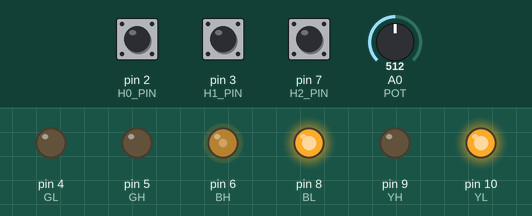
Simulated run of this sketch. Board: SparkFun Pro Micro, built with avr-gcc and run on an emulated ATmega32U4. Shown: output pins drawn as LEDs (lit = HIGH). Dashed ring = blinking. Inputs (shaded band) come from the test bench; at power-on: A0 (POT) = 512, pin 2 (H0_PIN) HIGH, pin 3 (H1_PIN) HIGH, pin 7 (H2_PIN) HIGH.

Above: at 1.2 s.
1.3 s: A0 (POT) set to 716
At 1.9 s:
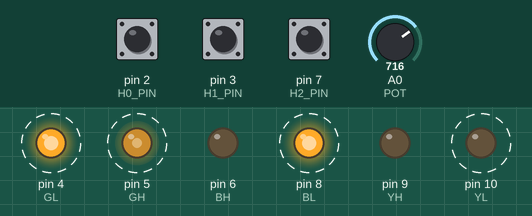
4.3 s: A0 (POT) set to 1023
At 5.1 s:
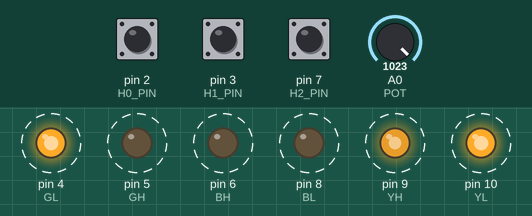
7.3 s: A0 (POT) set to 306
At 8.1 s:
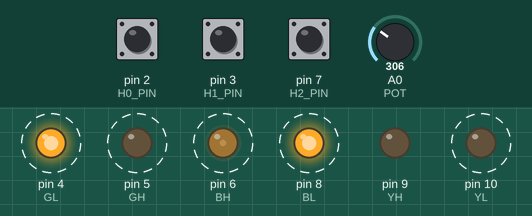
10.3 s: pin 2 (H0_PIN) pulled LOW for 0.15 s
At 11.34 s:
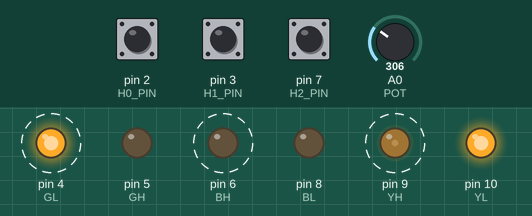
13.3 s: pin 3 (H1_PIN) pulled LOW for 0.15 s
16.3 s: pin 7 (H2_PIN) pulled LOW for 0.15 s
Timing chart, 0 to 20.3 s (numbered marks = the images above; inputs shaded):
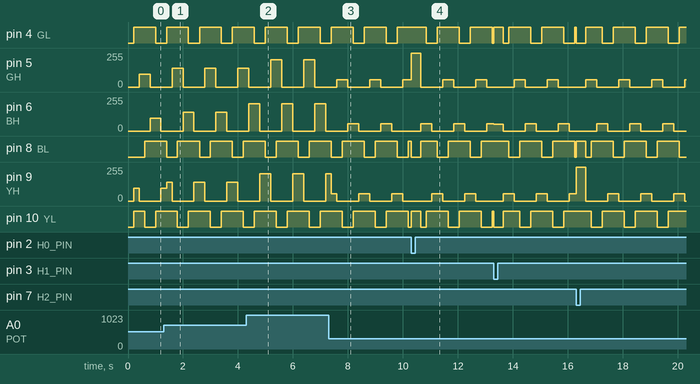

The sketch:

ArranqueSuaveInverso.ino
```cpp
// ESTE CÓDIGO HA SIDO PROBADO Y COMPROBADO QUE FUNCIONA EN LABORATORIO

// Control BLDC con Arduino Pro Micro
// Giro en sentido inverso

// Pines de los transistores
const int GH = 5;  // GREEN alto  (PWM)  -> MOSFET alto fase verde
const int GL = 4;  // GREEN bajo  (DIG)  -> MOSFET bajo fase verde

const int BH = 6;  // BLUE  alto  (PWM)  -> MOSFET alto fase azul
const int BL = 8;  // BLUE  bajo  (DIG)  -> MOSFET bajo fase azul

const int YH = 9;   // YELLOW alto (PWM)  -> MOSFET alto fase amarilla
const int YL = 10;  // YELLOW bajo (DIG)  -> MOSFET bajo fase amarilla


// Potenciómetro --> acelerador
const int POT = A0;

// Pines de los sensores Hall con interrupciones
const int H0_PIN = 2;  // Hall 0
const int H1_PIN = 3;  // Hall 1
const int H2_PIN = 7;  // Hall 2

// Variables globales
int PWM;                            // Para controlar el PWM del motor
//int lastHallState = -1;             // Para guardar el último estado de los Hall
unsigned long lastChangeTime = 0;   // Para verificar cuánto tiempo ha pasado
const unsigned long timeout = 200;  // Tiempo que esperamos antes de forzar el siguiente paso (200 ms)

// Secuencia de conmutación
int secuencia[6] = { 0b010, 0b011, 0b001, 0b101, 0b100, 0b110 }; // Secuencia obtenida al girar el motor en sentido directo
int indiceSecuencia = 0; //Inidce que nos permitirá recorrer la secuencia en orden en el loop

//------------------------------------------------------------------------------
// DECLARAMOS LOS PINES QUE VAMOS A USAR PARA CADA TAREA

void setup() {

  // Sensores Hall como entrada con pullup interno
  pinMode(H0_PIN, INPUT_PULLUP);
  pinMode(H1_PIN, INPUT_PULLUP);
  pinMode(H2_PIN, INPUT_PULLUP);

  // Salidas de potencia para el control del motor
  pinMode(GH, OUTPUT);
  pinMode(GL, OUTPUT);
  pinMode(BH, OUTPUT);
  pinMode(BL, OUTPUT);
  pinMode(YH, OUTPUT);
  pinMode(YL, OUTPUT);


  // Declaración de las interrupciones (cada vez que cambie cualquier hall)
  attachInterrupt(digitalPinToInterrupt(H0_PIN), ISR_Halls, CHANGE);
  attachInterrupt(digitalPinToInterrupt(H1_PIN), ISR_Halls, CHANGE);
  attachInterrupt(digitalPinToInterrupt(H2_PIN), ISR_Halls, CHANGE);


  // Ajuste de frecuencia PWM alta (~31 kHz aprox)
  TCCR1B = TCCR1B & 0b11111000 | 0x01;  // Timer1 -> pin 9,10
  TCCR3B = TCCR3B & 0b11111000 | 0x01;  // Timer3 -> pin 5
  TCCR4B = TCCR4B & 0b11111000 | 0x01;  // Timer4 -> pin 6,13
}

//------------------------------------------------------------------
// "OBLIGAMOS" A REALIZAR LA SECUENCIA AL MOTOR
void loop() {

  // leo el potenciómetro
  PWM = analogRead(POT);

  // Limitamos la zona de funcionamiento del motor en función de lo que reciba en el potenciómetro.
  // Marcamos el máximo al 80% y la zona muerta si el resultado del potenciometro es menor que 5%
  if (PWM < 51) {
    PWM = 0;
  } else {
    PWM = map(PWM, 51, 1023, 0, 204);
  }


  // Tratamos de arrancar el motor forzando la secuencia de arranque para coseguir el movimiento y
  // lograr que las interrupciones tomen el control.
  // Para lograr esto hemos declarado una variable que se encarga de guardar el tiempo en el que los sensores
  // cambiaron de valor por última vez.

 unsigned long ahora = millis();  // Leo el tiempo actual

  if (PWM > 0) {  // Siempre que el acelerador este activo
    if (ahora - lastChangeTime >= timeout) {  // resto este instante con la última vez que se activaron los sensores y si lleva
    // más de 200 ms parados entonces inicio mi secuencia para tratar de arrancarlo
      // Forzamos el siguiente paso de la secuencia
      int hallForzado = secuencia[indiceSecuencia];
      giroSentidoInverso(hallForzado); // Obligamos a que el rotor tenga esa secuencia


      indiceSecuencia++;  // Avanzamos al siguiente paso de la secuencia
      if (indiceSecuencia >= 6) {
        indiceSecuencia = 0;  // Si llegamos al final de la secuencia, volvemos al inicio
      }
      lastChangeTime = ahora;  // Reiniciamos el temporizador
    }

  }
}

//  ---------------------------------------------------------------
// INTERRUPCIONES

void ISR_Halls() {
  //Leo los valores de los sensores Hall
  int ValDIO0 = digitalRead(H0_PIN);  //Leo el hall0
  int ValDIO1 = digitalRead(H1_PIN);  //Leo el hall1
  int ValDIO2 = digitalRead(H2_PIN);  //Leo el hall2

  int hallState = (ValDIO0 << 2) | (ValDIO1 << 1) | ValDIO2; // asigno mi máscara para poder llamar a
  // los sensores de efecto hall de forma mas clara y sencilla
  giroSentidoInverso(hallState); // Mando el resultado para continuar el funcionamiento del motor
  lastChangeTime = millis(); // Actualizo mi tiempo de forma que guardo la ultima vez que se movieron los sensores
  // Si no para de moverse se actualizará todo el rato, si no simplemente se quedará con la última.
}

// ------------------------------------------------------------------
// IMPLEMENTACION DE LA TABLA DE VERDAD
// Implementamos en cada case una de las configuraciones de la tabla de verdad
void giroSentidoInverso(int hallState) {
  switch (hallState) {
    case 0b000:  //nunca vamos a tener los halls en 000
      break;

    case 0b001:
      // GH = 1, YL = 1
      analogWrite(GH, PWM);
      digitalWrite(BH, LOW);
      digitalWrite(YH, LOW);

      digitalWrite(GL, HIGH);
      digitalWrite(BL, HIGH);
      digitalWrite(YL, LOW);
      break;

    case 0b010:
      // YH = 1, BL = 1
      digitalWrite(GH, LOW);
      digitalWrite(BH, LOW);
      analogWrite(YH, PWM);

      digitalWrite(GL, HIGH);
      digitalWrite(BL, LOW);
      digitalWrite(YL, HIGH);
      break;

    case 0b011:
      // GH = 1, BL = 1
      analogWrite(GH, PWM);
      digitalWrite(BH, LOW);
      digitalWrite(YH, LOW);

      digitalWrite(GL, HIGH);
      digitalWrite(BL, LOW);
      digitalWrite(YL, HIGH);
      break;

    case 0b100:
      // BH = 1, GL = 1
      digitalWrite(GH, LOW);
      analogWrite(BH, PWM);
      digitalWrite(YH, LOW);

      digitalWrite(GL, LOW);
      digitalWrite(BL, HIGH);
      digitalWrite(YL, HIGH);
      break;

    case 0b101:
      // BH = 1, YL = 1
      digitalWrite(GH, LOW);
      analogWrite(BH, PWM);
      digitalWrite(YH, LOW);

      digitalWrite(GL, HIGH);
      digitalWrite(BL, HIGH);
      digitalWrite(YL, LOW);
      break;

    case 0b110:
      // YH = 1, GL = 1
      digitalWrite(GH, LOW);
      digitalWrite(BH, LOW);
      analogWrite(YH, PWM);

      digitalWrite(GL, LOW);
      digitalWrite(BL, HIGH);
      digitalWrite(YL, HIGH);
      break;

    case 0b111:  //nunca vamos a tener los halls en 111
      break;
  }
}
```

Measured:
- by itself, pin 5 (GH), pin 6 (BH): alternates 53/255 for 0.40 s and 0/255 for 0.80 s
- by itself, pin 9 (YH): repeats every 1.2 s: 0/255 0.80 s, 53/255 0.40 s
- by itself, pin 10 (YL): alternates HIGH for 0.80 s and LOW for 0.40 s
